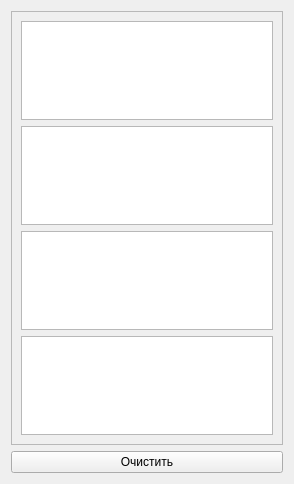
<?xml version="1.0" encoding="UTF-8"?>
<ui version="4.0">
 <class>trend_tab</class>
 <widget class="QWidget" name="trend_tab">
  <property name="geometry">
   <rect>
    <x>0</x>
    <y>0</y>
    <width>294</width>
    <height>484</height>
   </rect>
  </property>
  <layout class="QVBoxLayout" name="mainLayout">
   <item>
    <widget class="QScrollArea" name="scrollArea">
     <property name="widgetResizable">
      <bool>true</bool>
     </property>
     <widget class="QWidget" name="scrollAreaWidgetContents">
      <property name="geometry">
       <rect>
        <x>0</x>
        <y>0</y>
        <width>274</width>
        <height>430</height>
       </rect>
      </property>
      <layout class="QVBoxLayout" name="chartsLayout">
       <item>
        <widget class="QChartView" name="tempChartView"/>
       </item>
       <item>
        <widget class="QChartView" name="pressureChartView"/>
       </item>
       <item>
        <widget class="QChartView" name="rpmChartView"/>
       </item>
       <item>
        <widget class="QChartView" name="torqueChartView"/>
       </item>
      </layout>
     </widget>
    </widget>
   </item>
   <item>
    <layout class="QHBoxLayout" name="topLayout">
     <item>
      <widget class="QPushButton" name="clearButton">
       <property name="text">
        <string>Очистить</string>
       </property>
      </widget>
     </item>
    </layout>
   </item>
  </layout>
 </widget>
 <customwidgets>
  <customwidget>
   <class>QChartView</class>
   <extends>QGraphicsView</extends>
   <header>QtCharts/QChartView</header>
  </customwidget>
 </customwidgets>
 <resources/>
 <connections/>
</ui>
